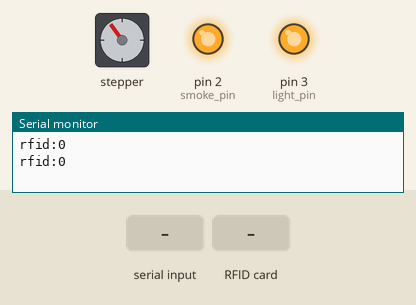
Recording of a sketch running on a simulated Arduino Uno, built with avr-gcc and run on an emulated ATmega328P. Parts: stepper motor, output pins drawn as LEDs (lit = HIGH), the last lines printed to the serial monitor. Inputs (shaded band) come from the test bench. Stepper angles assume 2048 steps per turn; pins used as bus, display or sensor lines are not drawn.

Above: at 11.1 s.
11.2 s: "o" received over Serial
At 12.04 s:
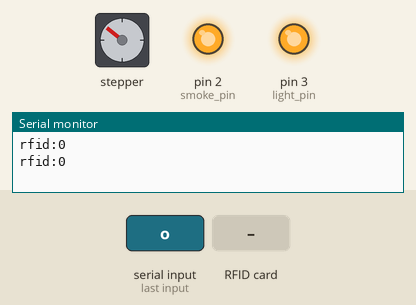
14.2 s: "d" received over Serial
At 17.06 s:
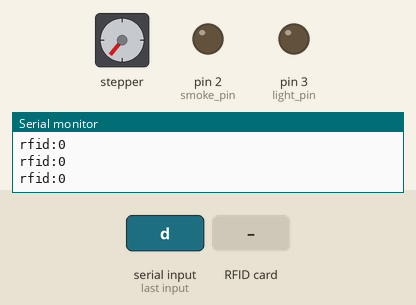
17.2 s: "o" received over Serial
At 23.1 s:
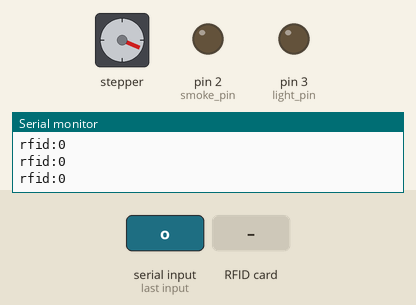
23.2 s: RFID card 5E 7A 19 C4 held to the reader
Timing chart, 0 to 26.2 s (numbered marks = the images above; inputs shaded):
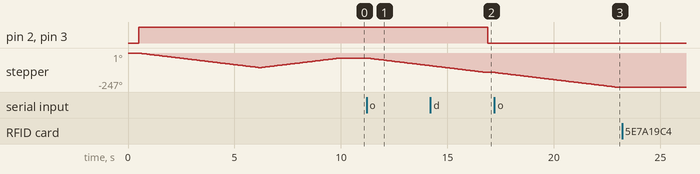

Measured:
- after the input at 11.2 s, stepper: keeps turning counter-clockwise at about 19°/s, starting after 0.05 s
- after the input at 14.2 s, pin 2 (smoke_pin), pin 3 (light_pin): HIGH → LOW after 2.7 s
- after the input at 17.2 s, stepper: keeps turning counter-clockwise at about 19°/s, starting at once

The sketch:

rfid-setup.ino
```cpp
#include <SPI.h>
#include <MFRC522.h>
#include <Stepper.h> // Include the header file

#define STEPS 32

Stepper stepper(STEPS, 4, 6, 5, 7);
int val = 0;
String cardID = "0";
unsigned long previousSendTime = 0;

#define SS_PIN 10
#define RST_PIN 9
#define light_pin 3
#define smoke_pin 2
#define light_sensor 8

#define door_open 0
#define door_closed 80

MFRC522 rfid(SS_PIN, RST_PIN);

void setup() {
  pinMode(light_pin, OUTPUT);
  pinMode(smoke_pin, OUTPUT);
  digitalWrite(light_pin, LOW); // high = off
  digitalWrite(smoke_pin, LOW); // high = off
  delay(500);
  digitalWrite(light_pin, HIGH); // high = off
  digitalWrite(smoke_pin, HIGH); // high = off
  pinMode(light_sensor, INPUT);
  Serial.begin(115200);
  Serial.setTimeout(1);
  SPI.begin(); // init SPI bus
  rfid.PCD_Init(); // init MFRC522
  previousSendTime = millis();
  stepper.setSpeed(200);
  open();
}

void open(){
  stepper.step(-600);
  stepper.step(400);
}

void servoPosition(int position){
  if(position < 45) { // fixing legacy code
    stepper.step(-600);
  } else {
    stepper.step(400);
  }
}
void loop() {
  if (Serial.available() > 0) {
    String incomingString = Serial.readString();
    incomingString.trim();
    if (incomingString.substring(0,1) == "o") { // open door
      servoPosition(incomingString.substring(1).toInt());
    }
    // This code is scratch for the future and DOES NOT WORK YET (it's not even close)
    if (incomingString.substring(0,1) == "d") { // decoration
      digitalWrite(light_pin, incomingString.substring(1,2) == "1" ? HIGH : LOW);
      digitalWrite(smoke_pin, incomingString.substring(1,2) == "1" ? HIGH : LOW);
    }
    // if (incomingString.substring(0,1) == "s") {
    //   digitalWrite(smoke_pin, incomingString.substring(1,2));
    // }
  }
  if (millis()  - previousSendTime > 1000) {
    previousSendTime = millis();
    Serial.println("rfid:" + cardID);
    cardID = "0";
  }

  if (rfid.PICC_IsNewCardPresent()) { // new tag is available
    if (rfid.PICC_ReadCardSerial()) { // NUID has been readed
      MFRC522::PICC_Type piccType = rfid.PICC_GetType(rfid.uid.sak);
      cardID = "";
      for (int i = 0; i < rfid.uid.size; i++) {
        cardID += String(rfid.uid.uidByte[i], HEX);
      }
      rfid.PICC_HaltA(); // halt PICC
      rfid.PCD_StopCrypto1(); // stop encryption on PCD
    }
  }
}
```
